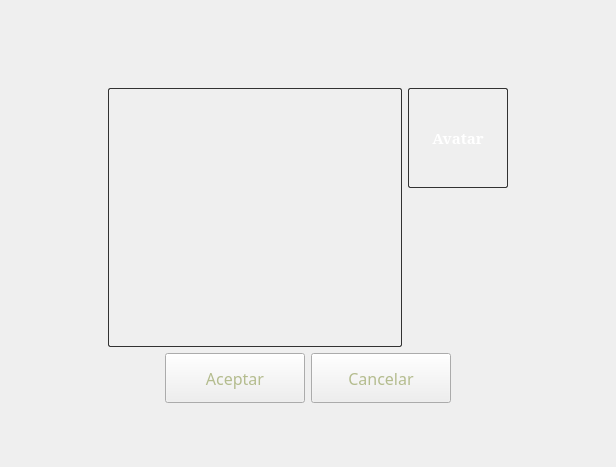
<?xml version="1.0" encoding="UTF-8"?>
<ui version="4.0">
 <class>FormLoadAvatar</class>
 <widget class="QWidget" name="FormLoadAvatar">
  <property name="enabled">
   <bool>true</bool>
  </property>
  <property name="geometry">
   <rect>
    <x>0</x>
    <y>0</y>
    <width>616</width>
    <height>467</height>
   </rect>
  </property>
  <property name="windowTitle">
   <string>Form</string>
  </property>
  <property name="styleSheet">
   <string notr="true">QWidget:disabled{
	color: rgb(120, 120,120);
}
QPushButton:disabled{
	border-image: url(:/stylesheet/button_disabled.png);
}
QLabel, QPushButton, QTreeView{
	color: rgb(255, 255, 255);
}
#widget{
	border-image: url(:/dialog/dialog_2.png);
}
/*PushButton*/
QPushButton{
	color: rgb(180, 188, 142);
	border-image: url(:/stylesheet/button.png);
}
QPushButton:hover, QPushButton:focus{	
	color: rgb(255, 255, 255);	
	border-image: url(:/stylesheet/button_hover.png);
}
QPushButton:pressed{
	padding-top: 2px;
	border-image: url(:/stylesheet/button_pressed.png);
}
#_l_avatar{
	border: 1px solid rgb(50, 50, 50);
	border-radius: 2px;
	background-color: rgba(255, 255, 255, 5);
}
QTreeView{	
	padding:8px;
	border: 1px solid rgb(50, 50, 50);
	border-radius: 2px;
	background-color: rgba(255, 255, 255, 5);
}

QTreeView::branch:has-children:!has-siblings:closed,
QTreeView::branch:closed:has-children:has-siblings {
	border-image: none;	
	image: url(:/stylesheet/right_arrow.png);
}

QTreeView::branch:open:has-children:!has-siblings,
QTreeView::branch:open:has-children:has-siblings  {
	border-image: none;
	image: url(:/stylesheet/down_arrow.png);
}

QTreeView::item:selected{	
	color: rgb(255, 255, 255);
	background-color: rgba(180, 190, 140, 40);
}
QTreeView::item:selected, QTreeView::item:selected:hover{
	background-color: rgba(180, 190, 140, 40);
}
QTreeView::item:hover{
	background-color: rgba(180, 190, 140, 20);
}

QScrollBar:vertical {
    border: 1px solid rgb(170, 170, 127);
	background-color: rgba(170, 170, 127, 100);
	border-radius:2px;
    width: 20px;
    margin: 22px 0 22px 0;
  }
  QScrollBar::handle:vertical {
	image: url(:/stylesheet/slider_handle.png);
	width: 15 px;
	height: 15 px;
  }
  QScrollBar::add-line:vertical {
	border: 1px solid rgb(170, 170, 127);
	color: rgba(170, 170, 127, 100);
	border-radius:2px;
	height: 20px;
	subcontrol-position: bottom;
	subcontrol-origin: margin;
  }
  QScrollBar::sub-line:vertical {
	border: 1px solid rgb(170, 170, 127);
	color: rgba(170, 170, 127, 100);
	border-radius:2px;
	height: 20px;
	subcontrol-position: top;
	subcontrol-origin: margin;
  }
  QScrollBar::up-arrow:vertical, QScrollBar::down-arrow:vertical {
	width: 15px;
	height: 15px;
	image: url(:/stylesheet/down_arrow.png);	
  }
  QScrollBar::up-arrow:vertical{
	image: url(:/stylesheet/up_arrow.png);	
  }
  QScrollBar::add-page:vertical, QScrollBar::sub-page:vertical {
      background: none;
  }

#_w_title{	
	background-color: rgba(0, 0, 0, 80);
}</string>
  </property>
  <layout class="QGridLayout" name="gridLayout">
   <property name="leftMargin">
    <number>0</number>
   </property>
   <property name="topMargin">
    <number>0</number>
   </property>
   <property name="rightMargin">
    <number>0</number>
   </property>
   <property name="bottomMargin">
    <number>0</number>
   </property>
   <property name="spacing">
    <number>0</number>
   </property>
   <item row="1" column="2">
    <widget class="QWidget" name="widget" native="true">
     <property name="minimumSize">
      <size>
       <width>460</width>
       <height>410</height>
      </size>
     </property>
     <property name="maximumSize">
      <size>
       <width>460</width>
       <height>410</height>
      </size>
     </property>
     <property name="styleSheet">
      <string notr="true"/>
     </property>
     <layout class="QVBoxLayout" name="verticalLayout_2">
      <property name="leftMargin">
       <number>30</number>
      </property>
      <property name="topMargin">
       <number>60</number>
      </property>
      <property name="rightMargin">
       <number>30</number>
      </property>
      <property name="bottomMargin">
       <number>35</number>
      </property>
      <item>
       <layout class="QHBoxLayout" name="horizontalLayout">
        <item>
         <widget class="QTreeView" name="_tv_dir_view">
          <property name="font">
           <font>
            <family>Revue BT</family>
            <pointsize>10</pointsize>
           </font>
          </property>
          <property name="verticalScrollBarPolicy">
           <enum>Qt::ScrollBarAsNeeded</enum>
          </property>
          <property name="horizontalScrollBarPolicy">
           <enum>Qt::ScrollBarAlwaysOff</enum>
          </property>
          <property name="editTriggers">
           <set>QAbstractItemView::NoEditTriggers</set>
          </property>
          <property name="sortingEnabled">
           <bool>true</bool>
          </property>
          <property name="animated">
           <bool>true</bool>
          </property>
          <property name="headerHidden">
           <bool>true</bool>
          </property>
         </widget>
        </item>
        <item>
         <layout class="QVBoxLayout" name="verticalLayout">
          <property name="spacing">
           <number>0</number>
          </property>
          <item>
           <widget class="QLabel" name="_l_avatar">
            <property name="minimumSize">
             <size>
              <width>100</width>
              <height>100</height>
             </size>
            </property>
            <property name="maximumSize">
             <size>
              <width>100</width>
              <height>100</height>
             </size>
            </property>
            <property name="font">
             <font>
              <family>Constantia</family>
              <pointsize>11</pointsize>
              <weight>75</weight>
              <bold>true</bold>
             </font>
            </property>
            <property name="text">
             <string>Avatar</string>
            </property>
            <property name="scaledContents">
             <bool>true</bool>
            </property>
            <property name="alignment">
             <set>Qt::AlignCenter</set>
            </property>
           </widget>
          </item>
          <item>
           <spacer name="verticalSpacer_3">
            <property name="orientation">
             <enum>Qt::Vertical</enum>
            </property>
            <property name="sizeHint" stdset="0">
             <size>
              <width>20</width>
              <height>40</height>
             </size>
            </property>
           </spacer>
          </item>
         </layout>
        </item>
       </layout>
      </item>
      <item>
       <layout class="QHBoxLayout" name="horizontalLayout_2">
        <property name="spacing">
         <number>6</number>
        </property>
        <item>
         <spacer name="horizontalSpacer_3">
          <property name="orientation">
           <enum>Qt::Horizontal</enum>
          </property>
          <property name="sizeHint" stdset="0">
           <size>
            <width>40</width>
            <height>20</height>
           </size>
          </property>
         </spacer>
        </item>
        <item>
         <widget class="QPushButton" name="_pb_accept">
          <property name="enabled">
           <bool>true</bool>
          </property>
          <property name="minimumSize">
           <size>
            <width>140</width>
            <height>50</height>
           </size>
          </property>
          <property name="maximumSize">
           <size>
            <width>140</width>
            <height>50</height>
           </size>
          </property>
          <property name="font">
           <font>
            <family>Revue BT</family>
            <pointsize>12</pointsize>
           </font>
          </property>
          <property name="text">
           <string>Aceptar</string>
          </property>
          <property name="shortcut">
           <string>Return</string>
          </property>
         </widget>
        </item>
        <item>
         <widget class="QPushButton" name="_pb_cancel">
          <property name="minimumSize">
           <size>
            <width>140</width>
            <height>50</height>
           </size>
          </property>
          <property name="maximumSize">
           <size>
            <width>140</width>
            <height>50</height>
           </size>
          </property>
          <property name="font">
           <font>
            <family>Revue BT</family>
            <pointsize>12</pointsize>
           </font>
          </property>
          <property name="text">
           <string>Cancelar</string>
          </property>
          <property name="shortcut">
           <string>Esc</string>
          </property>
         </widget>
        </item>
        <item>
         <spacer name="horizontalSpacer_4">
          <property name="orientation">
           <enum>Qt::Horizontal</enum>
          </property>
          <property name="sizeHint" stdset="0">
           <size>
            <width>40</width>
            <height>20</height>
           </size>
          </property>
         </spacer>
        </item>
       </layout>
      </item>
     </layout>
    </widget>
   </item>
   <item row="0" column="2">
    <spacer name="verticalSpacer">
     <property name="orientation">
      <enum>Qt::Vertical</enum>
     </property>
     <property name="sizeHint" stdset="0">
      <size>
       <width>20</width>
       <height>40</height>
      </size>
     </property>
    </spacer>
   </item>
   <item row="2" column="2">
    <spacer name="verticalSpacer_2">
     <property name="orientation">
      <enum>Qt::Vertical</enum>
     </property>
     <property name="sizeHint" stdset="0">
      <size>
       <width>20</width>
       <height>40</height>
      </size>
     </property>
    </spacer>
   </item>
   <item row="1" column="0">
    <spacer name="horizontalSpacer">
     <property name="orientation">
      <enum>Qt::Horizontal</enum>
     </property>
     <property name="sizeHint" stdset="0">
      <size>
       <width>40</width>
       <height>20</height>
      </size>
     </property>
    </spacer>
   </item>
   <item row="1" column="3">
    <spacer name="horizontalSpacer_2">
     <property name="orientation">
      <enum>Qt::Horizontal</enum>
     </property>
     <property name="sizeHint" stdset="0">
      <size>
       <width>40</width>
       <height>20</height>
      </size>
     </property>
    </spacer>
   </item>
  </layout>
 </widget>
 <resources/>
 <connections/>
</ui>
